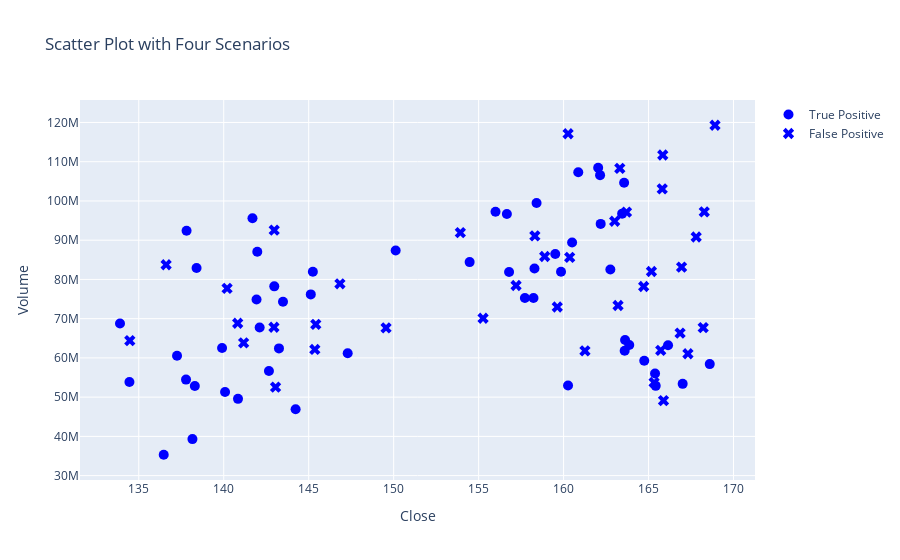

The cell this chart's notebook holds for it:
### Code cell
logestic_regression(
    df_train_val, X_validation, y_validation, df_evaluation_val, df_confusion_val
)
